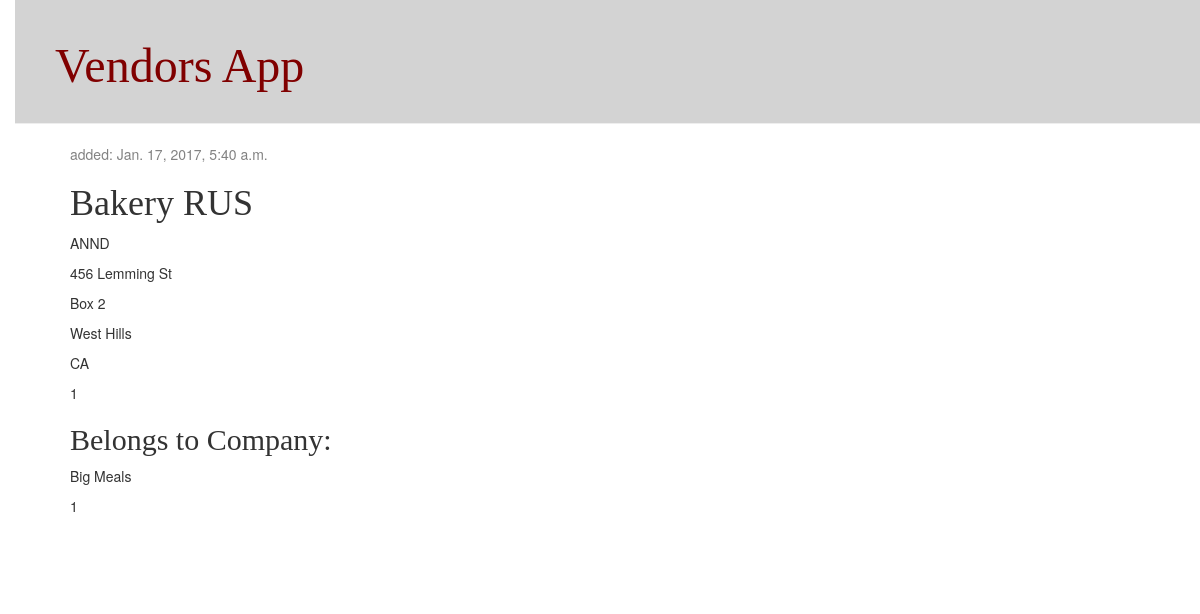
The page /vendor/3/ on the database its author committed.
### vendors/models.py (models this page shows, shortened)
class Vendor(TimeStampedModel, models.Model):
    name1 = models.CharField(max_length=50)
    name2 = models.CharField(max_length=50, blank=True)
    address1 = models.CharField(max_length=50)
    address2 = models.CharField(max_length=50, blank=True)
    city = models.CharField(max_length=50)
    state = models.CharField(max_length=2)
    vnstatus = models.SmallIntegerField()
    vntaxnum = models.CharField(max_length=15)
    vn_ent = models.ForeignKey(Entity)
    added_dt = models.DateTimeField(default=timezone.now)
    added_by = models.ForeignKey('auth.User')
    mod_dt = models.DateTimeField(blank=True, null=True)

class Entity(models.Model):
    ent_name = models.CharField(max_length=50)
    ent_taxnum = models.CharField(max_length=15)
    ent_code = models.CharField(max_length=5)
    def __str__(self):
        return self.ent_name

### vendors/views.py (the view)
# urls.py: url(r'^vendor/(?P<pk>\d+)/$', views.vendor_detail, name='vendor_detail'),
def vendor_detail(request, pk):
    vendor = get_object_or_404(Vendor, pk=pk)
    return render(request, 'vendors/vendor_detail.html', {'vendor': vendor})

### vendors/templates/vendors/vendor_detail.html (shortened to what this page needs)
{% extends 'vendors/base.html' %}
{% block content %}
    <div class="partner">
        <div class="date">
            added: {{ vendor.added_dt }}
        </div>
        <h1>{{ vendor.name1 }}</h1>
        <p>{{ vendor.name2 }}</p>
        <p>{{ vendor.address1 }}</p>
        <p>{{ vendor.address2 }}</p>
        <p>{{ vendor.city }}</p>
        <p>{{ vendor.state }}</p>
        <p>{{ vendor.vnstatus }}</p>
        <h2>Belongs to Company:</h2>
        <p>{{ vendor.vn_ent }}</p>
        <p>{{ vendor.vn_ent_id }}</p>
    </div>
{% endblock %}

### rows shown on the page
Vendor: added_dt "Jan. 17, 2017, 5:40 a.m.", name1 "Bakery RUS", name2 "ANND", address1 "456 Lemming St", address2 "Box 2", city "West Hills", state "CA", vnstatus "1", vn_ent "Big Meals", vn_ent_id "1"
